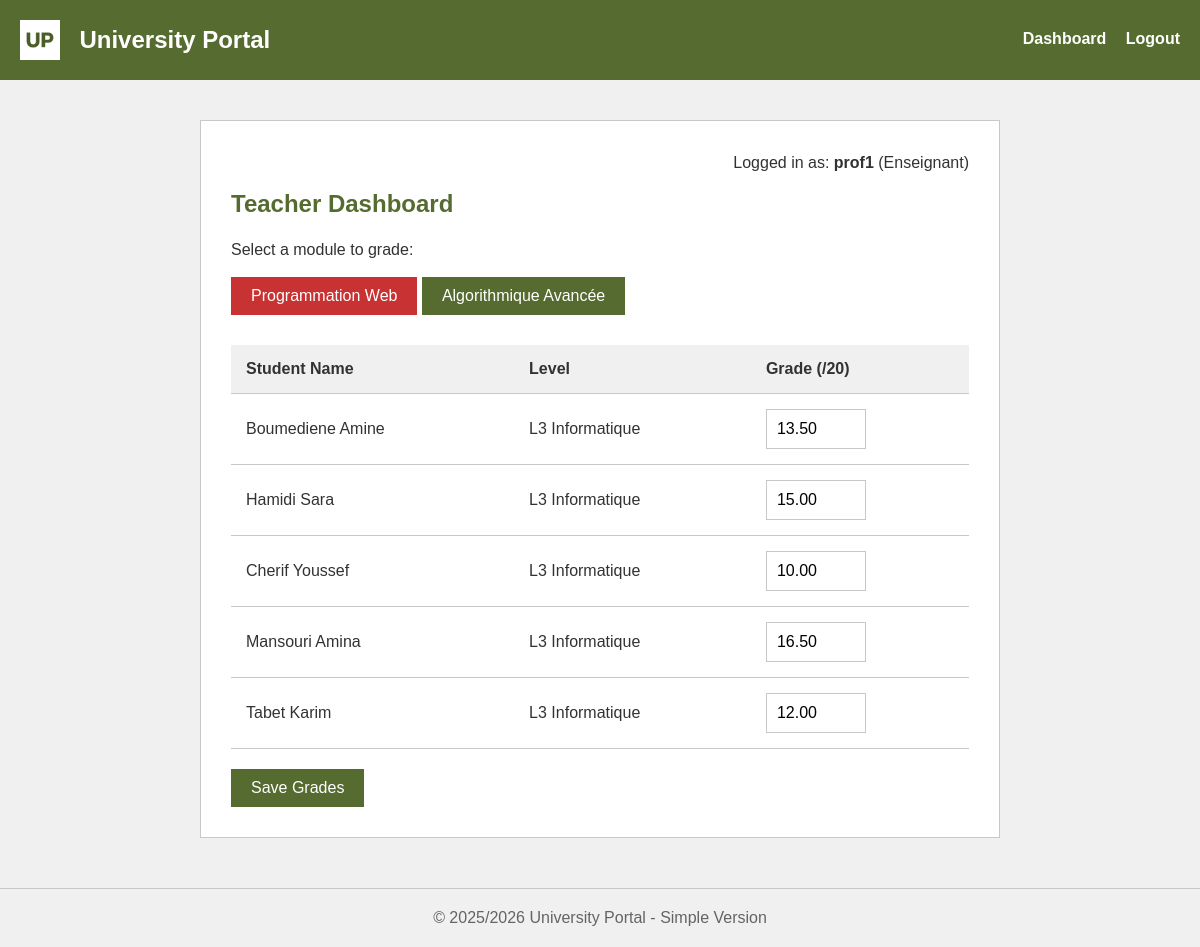
The app's page /dashboard.php?module=4 (signed in) with its own data.
### tables this page shows
CREATE TABLE modules (
    id INT AUTO_INCREMENT PRIMARY KEY,
    code_module VARCHAR(20) NOT NULL UNIQUE,
    intitule VARCHAR(200) NOT NULL,
    coefficient INT NOT NULL DEFAULT 1,
    id_enseignant INT NOT NULL,
    created_at TIMESTAMP DEFAULT CURRENT_TIMESTAMP,
    FOREIGN KEY (id_enseignant) REFERENCES enseignants(id) ON DELETE CASCADE
);

CREATE TABLE etudiants (
    id INT AUTO_INCREMENT PRIMARY KEY,
    matricule VARCHAR(20) NOT NULL UNIQUE,
    nom VARCHAR(100) NOT NULL,
    prenom VARCHAR(100) NOT NULL,
    date_naissance DATE NOT NULL,
    email VARCHAR(150) NOT NULL,
    niveau VARCHAR(50) NOT NULL,
    created_at TIMESTAMP DEFAULT CURRENT_TIMESTAMP
);

CREATE TABLE notes (
    id INT AUTO_INCREMENT PRIMARY KEY,
    id_etudiant INT NOT NULL,
    id_module INT NOT NULL,
    note DECIMAL(5,2) NOT NULL CHECK (note >= 0 AND note <= 20),
    date_saisie DATETIME DEFAULT CURRENT_TIMESTAMP,
    FOREIGN KEY (id_etudiant) REFERENCES etudiants(id) ON DELETE CASCADE,
    FOREIGN KEY (id_module) REFERENCES modules(id) ON DELETE CASCADE,
    UNIQUE KEY unique_note (id_etudiant, id_module)
);

### dashboard.php (the view, shortened to what this page needs)
<?php
$role = $_SESSION['user_role'];
$username = $_SESSION['username'];
$user_id = $_SESSION['user_id'];
try {
    $db = new PDO('mysql:host=localhost;dbname=gestion_scolarite;charset=utf8mb4', 'root', '');
    $db->setAttribute(PDO::ATTR_ERRMODE, PDO::ERRMODE_EXCEPTION);
} catch (PDOException $e) {
    die("Database connection failed.");
}
?>
<!DOCTYPE html>
<html lang="fr">
<head>
    <link rel="stylesheet" href="style.css">
</head>
<body>
<div class="header clearfix">
    <img src="logo.png" alt="Logo">
    <h1>University Portal</h1>
    <div class="header-links">
        <a href="dashboard.php">Dashboard</a>
        <a href="index.php?logout=1">Logout</a>
    </div>
</div>
<div class="container clearfix">
    <p style="text-align: right;">Logged in as: <strong><?php echo htmlspecialchars($username); ?></strong> (<?php echo htmlspecialchars($role); ?>)</p>
    <?php if ($role === 'Admin'): ?>
        <h2>Admin Dashboard</h2>
        <h3>Add New Student</h3>
        <form method="POST" action="dashboard.php">
            <input type="hidden" name="action" value="add_student">
            <label>Username (Login):</label>
            <input type="text" name="username" required>
            <label>Last Name:</label>
            <input type="text" name="nom" required>
            <label>First Name:</label>
            <input type="text" name="prenom" required>
            <label>Level:</label>
            <select name="niveau">
                <option value="L1 Informatique">L1 Informatique</option>
                <option value="L2 Informatique">L2 Informatique</option>
                <option value="L3 Informatique">L3 Informatique</option>
            </select>
            <button type="submit" class="btn">Add Student</button>
        </form>
        <h3 style="margin-top:40px;">Student List</h3>
        <table>
            <tr>
                <th>ID</th>
                <th>Username</th>
                <th>Last Name</th>
                <th>First Name</th>
                <th>Level</th>
                <th>Actions</th>
            </tr>
            <?php
            $students = $db->query("
                SELECT u.id as uid, e.id as eid, u.username, e.nom, e.prenom, e.niveau
                FROM utilisateurs u
                JOIN etudiants e ON u.id_ref = e.id
                WHERE u.role = 'Etudiant'
                ORDER BY e.id DESC
            ")->fetchAll(PDO::FETCH_ASSOC);
            foreach ($students as $s): ?>
                <tr>
                    <td><?php echo $s['eid']; ?></td>
                    <td><?php echo htmlspecialchars($s['username']); ?></td>
                    <td><?php echo htmlspecialchars($s['nom']); ?></td>
                    <td><?php echo htmlspecialchars($s['prenom']); ?></td>
                    <td><?php echo htmlspecialchars($s['niveau']); ?></td>
                    <td>
                        <a href="dashboard.php?delete_student=<?php echo $s['eid']; ?>" class="btn btn-danger" onclick="return confirm('Delete this student?');">Delete</a>
                    </td>
                </tr>
            <?php endforeach; ?>
        </table>
    <?php elseif ($role === 'Enseignant'): ?>
        <h2>Teacher Dashboard</h2>
        <?php
        $ens_id = $db->query("SELECT id_ref FROM utilisateurs WHERE id = $user_id")->fetchColumn();
        $modules = $db->prepare('SELECT * FROM modules WHERE id_enseignant = ?');
        $modules->execute([$ens_id]);
        $my_modules = $modules->fetchAll(PDO::FETCH_ASSOC);
        $active_module_id = $_GET['module'] ?? ($my_modules[0]['id'] ?? 0);
        ?>
        <p>Select a module to grade:</p>
        <?php foreach ($my_modules as $m): ?>
            <a href="dashboard.php?module=<?php echo $m['id']; ?>" class="btn <?php echo ($active_module_id == $m['id']) ? '' : 'btn-danger'; ?>">
                <?php echo htmlspecialchars($m['intitule']); ?>
            </a>
        <?php endforeach; ?>
        <?php if ($active_module_id): ?>
            <form method="POST" action="dashboard.php?module=<?php echo $active_module_id; ?>" style="margin-top: 30px;">
                <table>
                    <tr>
                        <th>Student Name</th>
                        <th>Level</th>
                        <th>Grade (/20)</th>
                    </tr>
                    <?php
                    $students = $db->query("SELECT id, nom, prenom, niveau FROM etudiants");
                    foreach ($students->fetchAll() as $s):
                        $gradeStmt = $db->prepare('SELECT note FROM notes WHERE id_etudiant = ? AND id_module = ?');
                        $gradeStmt->execute([$s['id'], $active_module_id]);
                        $grade = $gradeStmt->fetchColumn();
                    ?>
                    <tr>
                        <td><?php echo htmlspecialchars($s['nom'] . ' ' . $s['prenom']); ?></td>
                        <td><?php echo htmlspecialchars($s['niveau']); ?></td>
                        <td>
                            <input type="number" step="0.25" min="0" max="20" name="notes[<?php echo $s['id']; ?>]" value="<?php echo htmlspecialchars($grade !== false ? $grade : ''); ?>" style="width:100px; margin-bottom:0px;">
                        </td>
                    </tr>
                    <?php endforeach; ?>
                </table>
                <button type="submit" class="btn">Save Grades</button>
            </form>
        <?php else: ?>
            <p>You have no modules assigned.</p>
        <?php endif; ?>
    <?php endif; ?>
</div>
<div class="footer">
    © 2025/2026 University Portal - Simple Version
</div>
</body>
</html>

### style.css (style rules this page uses)
* { margin: 0px; padding: 0px; box-sizing: border-box; }
body { font-family: Arial, sans-serif; background-color: rgb(240, 240, 240); color: rgb(50, 50, 50); }
a { color: rgb(85, 107, 47); text-decoration: none; }
.header { background-color: rgb(85, 107, 47); color: rgb(255, 255, 255); padding: 20px; }
.header img { height: 40px; vertical-align: middle; margin-right: 15px; }
.header h1 { display: inline-block; font-size: 24px; vertical-align: middle; color: rgb(255, 255, 255); }
.header-links { float: right; margin-top: 10px; }
.header-links a { color: rgb(255, 255, 255); margin-left: 15px; font-weight: bold; text-decoration: none; }
.clearfix::after { content: ""; clear: both; display: table; }
.container { width: 800px; margin: 40px auto; background-color: rgb(255, 255, 255); padding: 30px; border: 1px solid rgb(200, 200, 200); }
h2 { margin-bottom: 20px; color: rgb(85, 107, 47); }
p { margin-bottom: 15px; line-height: 24px; }
.btn { background-color: rgb(85, 107, 47); color: rgb(255, 255, 255); padding: 10px 20px; border: none; cursor: pointer; font-size: 16px; text-decoration: none; display: inline-block; }
.btn-danger { background-color: rgb(200, 50, 50); }
form { margin-top: 20px; }
input[type="text"], input[type="password"], input[type="number"], input[type="email"], select { width: 100%; padding: 10px; margin-bottom: 20px; border: 1px solid rgb(200, 200, 200); font-size: 16px; }
table { width: 100%; border-collapse: collapse; margin-top: 20px; margin-bottom: 20px; }
th, td { padding: 15px; text-align: left; border-bottom: 1px solid rgb(200, 200, 200); }
th { background-color: rgb(240, 240, 240); color: rgb(50, 50, 50); }
.footer { text-align: center; margin-top: 50px; padding: 20px; color: rgb(100, 100, 100); border-top: 1px solid rgb(200, 200, 200); }

### records on screen
modules: intitule "Programmation Web"
modules: intitule "Algorithmique Avancée"
etudiants: nom+prenom "Boumediene Amine", niveau "L3 Informatique", note "13.50"
etudiants: nom+prenom "Hamidi Sara", niveau "L3 Informatique", note "15.00"
etudiants: nom+prenom "Cherif Youssef", niveau "L3 Informatique", note "10.00"
etudiants: nom+prenom "Mansouri Amina", niveau "L3 Informatique", note "16.50"
etudiants: nom+prenom "Tabet Karim", niveau "L3 Informatique", note "12.00"

### other values on screen
$username "prof1"
$role "Enseignant"
